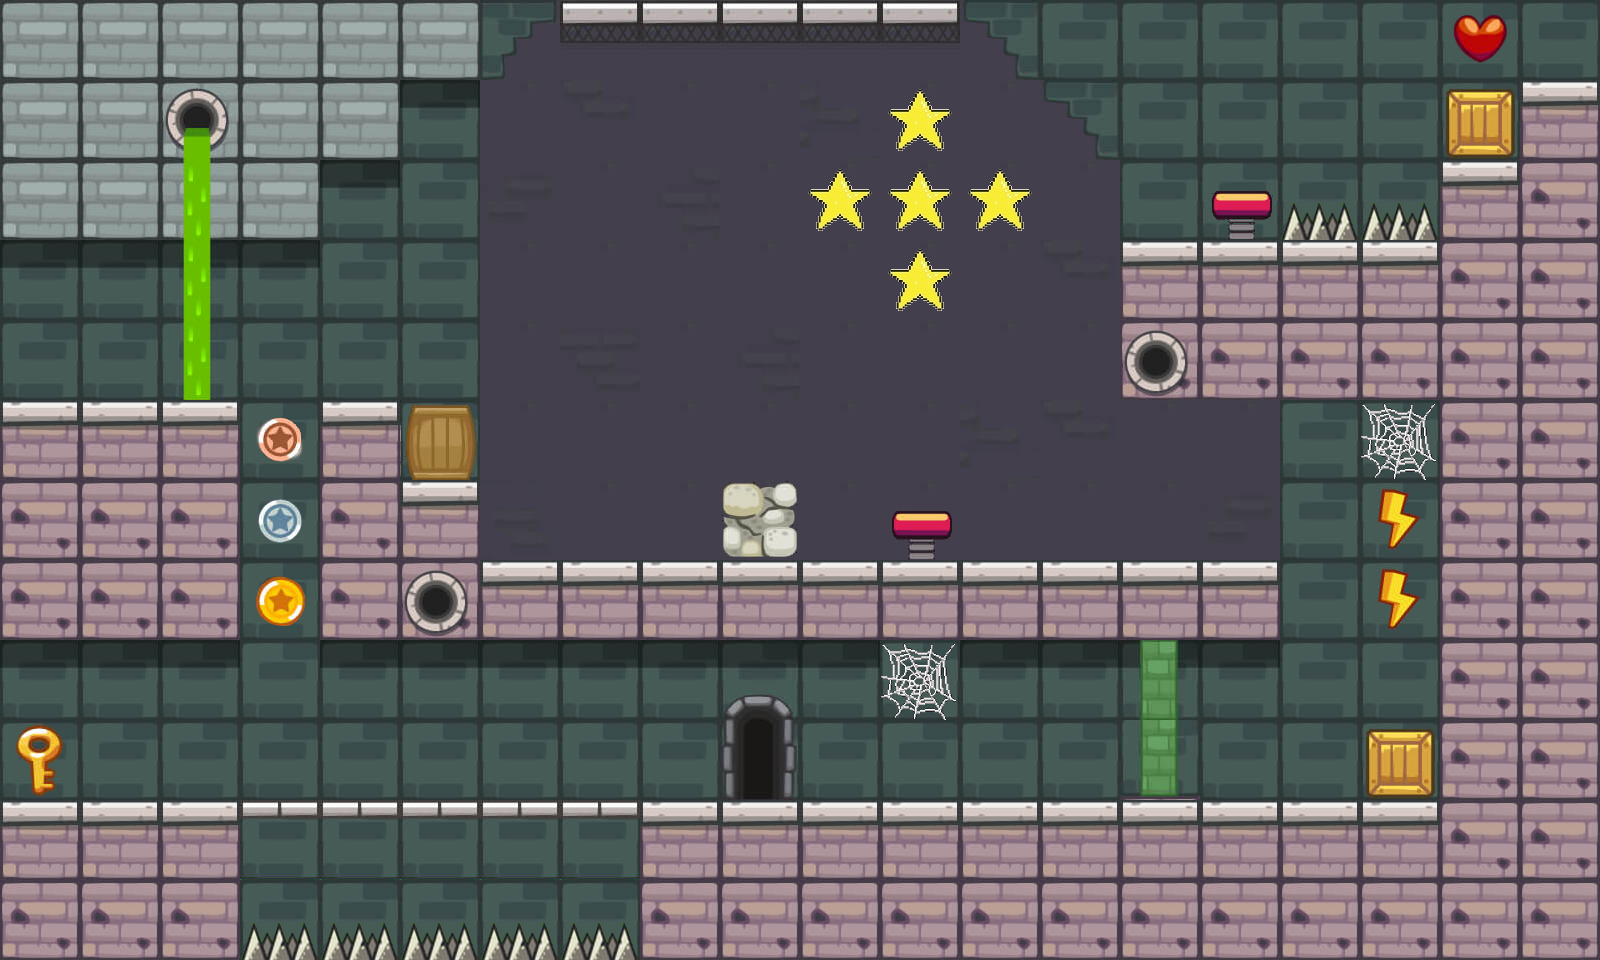

This game map was drawn from its Tiled (.tmx) file and the tilesets committed beside it. A one-line description and the trimmed map source follow:
An orthogonal 20x12 tile map with 80x80 px tiles, 2 tile layers (Background, Graphics), 2 tilesets and 32 objects.

<map version="1.5" tiledversion="1.7.2" orientation="orthogonal" renderorder="right-down" width="20" height="12" tilewidth="80" tileheight="80" infinite="0" nextlayerid="17" nextobjectid="44">
 <tileset firstgid="1" name="fileName" tilewidth="80" tileheight="80" tilecount="72" columns="12">
  <image source="fileName.png" width="1024" height="512" />
 </tileset>
 <tileset firstgid="73" name="fileName" tilewidth="80" tileheight="80" tilecount="72" columns="12">
  <image source="fileName.png" width="1024" height="512" />
 </tileset>
 <layer id="2" name="Background" width="20" height="12">
  <data>[240 cells, 240 non-empty, 4 distinct tile ids]</data>
 </layer>
 <layer id="3" name="Graphics" width="20" height="12">
  <data>[240 cells, 164 non-empty, 36 distinct tile ids]</data>
 </layer>
 <objectgroup id="4" name="Coins">
  <object id="1" x="240" y="400" width="80" height="240" />
 </objectgroup>
 <objectgroup id="5" name="Bricks">
  <object id="7" x="0" y="0" width="480" height="80" />
  <object id="8" x="0" y="80" width="160" height="160" />
  <object id="9" x="240" y="80" width="160" height="80" />
  <object id="13" x="80" y="0" width="240" height="240" />
  <object id="14" x="0" y="480" width="240" height="160" />
  <object id="15" x="0" y="400" width="240" height="80" />
  <object id="16" x="320" y="400" width="80" height="240" />
  <object id="17" x="400" y="480" width="80" height="160" />
  <object id="18" x="480" y="560" width="800" height="80" />
  <object id="19" x="0" y="800" width="240" height="160" />
  <object id="20" x="640" y="800" width="960" height="160" />
  <object id="22" x="1440" y="160" width="160" height="640" />
  <object id="23" x="1520" y="80" width="80" height="80" />
  <object id="24" x="1120" y="240" width="320" height="160" />
 </objectgroup>
 <objectgroup id="7" name="Boxes">
  <object id="25" x="1360" y="720" width="80" height="80" />
  <object id="26" x="1440" y="80" width="80" height="80" />
  <object id="27" x="400" y="400" width="80" height="80" />
  <object id="28" x="720" y="480" width="80" height="80" />
 </objectgroup>
 <objectgroup id="8" name="Tranbuline">
  <object id="29" x="880" y="480" width="80" height="80" />
  <object id="30" x="1200" y="160" width="80" height="80" />
 </objectgroup>
 <objectgroup id="9" name="Lightnings">
  <object id="31" x="1360" y="480" width="80" height="160" />
 </objectgroup>
 <objectgroup id="10" name="Stars">
  <object id="32" x="880" y="80" width="80" height="240" />
  <object id="33" x="800" y="160" width="240" height="80" />
 </objectgroup>
 <objectgroup id="11" name="Hearts">
  <object id="34" x="1440" y="0" width="80" height="80" />
 </objectgroup>
 <objectgroup id="12" name="Doors">
  <object id="35" x="720" y="640" width="80" height="80" />
  <object id="36" x="720" y="720" width="80" height="80" />
 </objectgroup>
 <objectgroup id="13" name="GreenWall">
  <object id="38" x="1120" y="640" width="80" height="160" />
 </objectgroup>
 <objectgroup id="14" name="Key">
  <object id="39" x="0" y="720" width="80" height="80" />
 </objectgroup>
 <objectgroup id="15" name="Thornes">
  <object id="40" x="240" y="880" width="400" height="80" />
  <object id="41" x="1280" y="160" width="160" height="80" />
 </objectgroup>
 <objectgroup id="16" name="UpBricks">
  <object id="43" x="560" y="0" width="400" height="80" />
 </objectgroup>
</map>